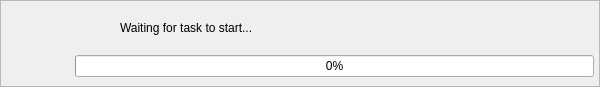
<?xml version="1.0" encoding="UTF-8"?>
<ui version="4.0">
 <class>TaskProgressWidget</class>
 <widget class="QDialog" name="TaskProgressWidget">
  <property name="windowModality">
   <enum>Qt::ApplicationModal</enum>
  </property>
  <property name="geometry">
   <rect>
    <x>0</x>
    <y>0</y>
    <width>600</width>
    <height>87</height>
   </rect>
  </property>
  <property name="sizePolicy">
   <sizepolicy hsizetype="Preferred" vsizetype="Fixed">
    <horstretch>0</horstretch>
    <verstretch>0</verstretch>
   </sizepolicy>
  </property>
  <property name="minimumSize">
   <size>
    <width>600</width>
    <height>0</height>
   </size>
  </property>
  <property name="maximumSize">
   <size>
    <width>16777215</width>
    <height>16777215</height>
   </size>
  </property>
  <property name="windowTitle">
   <string>Executing tasks</string>
  </property>
  <property name="windowIcon">
   <iconset resource="../../res/resources.qrc">
    <normaloff>:/icons/icons/pgmodeler_logo.png</normaloff>:/icons/icons/pgmodeler_logo.png</iconset>
  </property>
  <property name="autoFillBackground">
   <bool>true</bool>
  </property>
  <layout class="QGridLayout" name="gridLayout_2">
   <property name="leftMargin">
    <number>0</number>
   </property>
   <property name="topMargin">
    <number>0</number>
   </property>
   <property name="rightMargin">
    <number>0</number>
   </property>
   <property name="bottomMargin">
    <number>0</number>
   </property>
   <property name="spacing">
    <number>0</number>
   </property>
   <item row="0" column="0">
    <widget class="QFrame" name="frame">
     <property name="autoFillBackground">
      <bool>false</bool>
     </property>
     <property name="frameShape">
      <enum>QFrame::StyledPanel</enum>
     </property>
     <property name="frameShadow">
      <enum>QFrame::Raised</enum>
     </property>
     <layout class="QHBoxLayout" name="horizontalLayout">
      <property name="spacing">
       <number>5</number>
      </property>
      <property name="leftMargin">
       <number>5</number>
      </property>
      <property name="topMargin">
       <number>5</number>
      </property>
      <property name="rightMargin">
       <number>5</number>
      </property>
      <property name="bottomMargin">
       <number>5</number>
      </property>
      <item>
       <widget class="QLabel" name="label">
        <property name="sizePolicy">
         <sizepolicy hsizetype="Fixed" vsizetype="Fixed">
          <horstretch>0</horstretch>
          <verstretch>0</verstretch>
         </sizepolicy>
        </property>
        <property name="minimumSize">
         <size>
          <width>64</width>
          <height>64</height>
         </size>
        </property>
        <property name="maximumSize">
         <size>
          <width>64</width>
          <height>64</height>
         </size>
        </property>
        <property name="text">
         <string/>
        </property>
        <property name="textFormat">
         <enum>Qt::PlainText</enum>
        </property>
        <property name="pixmap">
         <pixmap resource="../../res/resources.qrc">:/icons/icons/pgmodeler_logo.png</pixmap>
        </property>
        <property name="scaledContents">
         <bool>true</bool>
        </property>
        <property name="alignment">
         <set>Qt::AlignCenter</set>
        </property>
       </widget>
      </item>
      <item>
       <layout class="QGridLayout" name="gridLayout">
        <property name="spacing">
         <number>5</number>
        </property>
        <item row="0" column="1" colspan="3">
         <widget class="QLabel" name="text_lbl">
          <property name="sizePolicy">
           <sizepolicy hsizetype="Expanding" vsizetype="Preferred">
            <horstretch>0</horstretch>
            <verstretch>0</verstretch>
           </sizepolicy>
          </property>
          <property name="font">
           <font>
            <italic>false</italic>
           </font>
          </property>
          <property name="text">
           <string>Waiting for task to start...</string>
          </property>
         </widget>
        </item>
        <item row="1" column="0" colspan="4">
         <widget class="QProgressBar" name="progress_pb">
          <property name="value">
           <number>0</number>
          </property>
          <property name="alignment">
           <set>Qt::AlignCenter</set>
          </property>
          <property name="invertedAppearance">
           <bool>false</bool>
          </property>
          <property name="format">
           <string notr="true">%p%</string>
          </property>
         </widget>
        </item>
        <item row="0" column="0">
         <widget class="QLabel" name="icon_lbl">
          <property name="sizePolicy">
           <sizepolicy hsizetype="Fixed" vsizetype="Fixed">
            <horstretch>0</horstretch>
            <verstretch>0</verstretch>
           </sizepolicy>
          </property>
          <property name="minimumSize">
           <size>
            <width>40</width>
            <height>40</height>
           </size>
          </property>
          <property name="maximumSize">
           <size>
            <width>40</width>
            <height>40</height>
           </size>
          </property>
          <property name="text">
           <string/>
          </property>
          <property name="scaledContents">
           <bool>true</bool>
          </property>
          <property name="alignment">
           <set>Qt::AlignCenter</set>
          </property>
          <property name="margin">
           <number>0</number>
          </property>
         </widget>
        </item>
       </layout>
      </item>
     </layout>
    </widget>
   </item>
  </layout>
 </widget>
 <resources>
  <include location="../../res/resources.qrc"/>
  <include location="../../res/resources.qrc"/>
 </resources>
 <connections/>
</ui>
